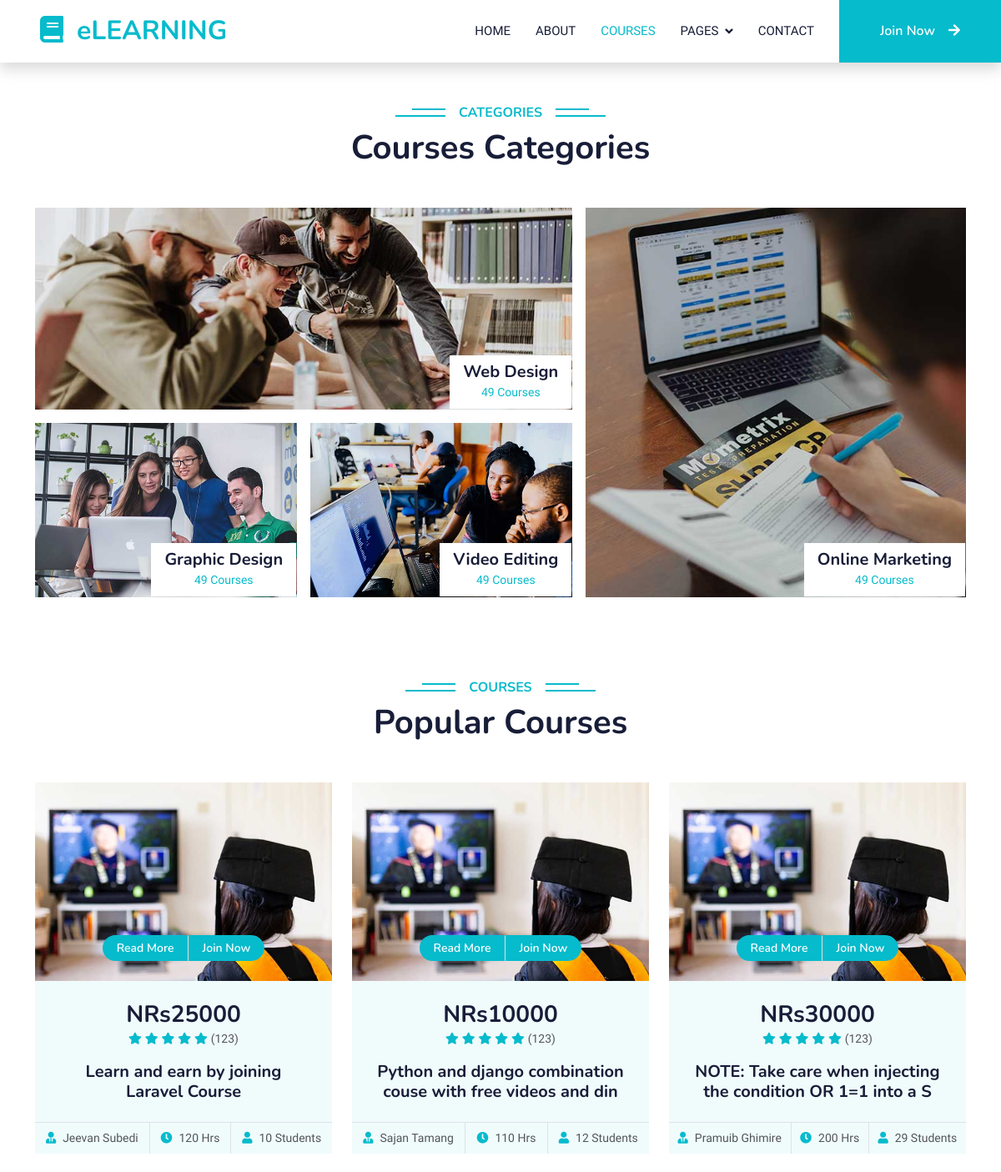
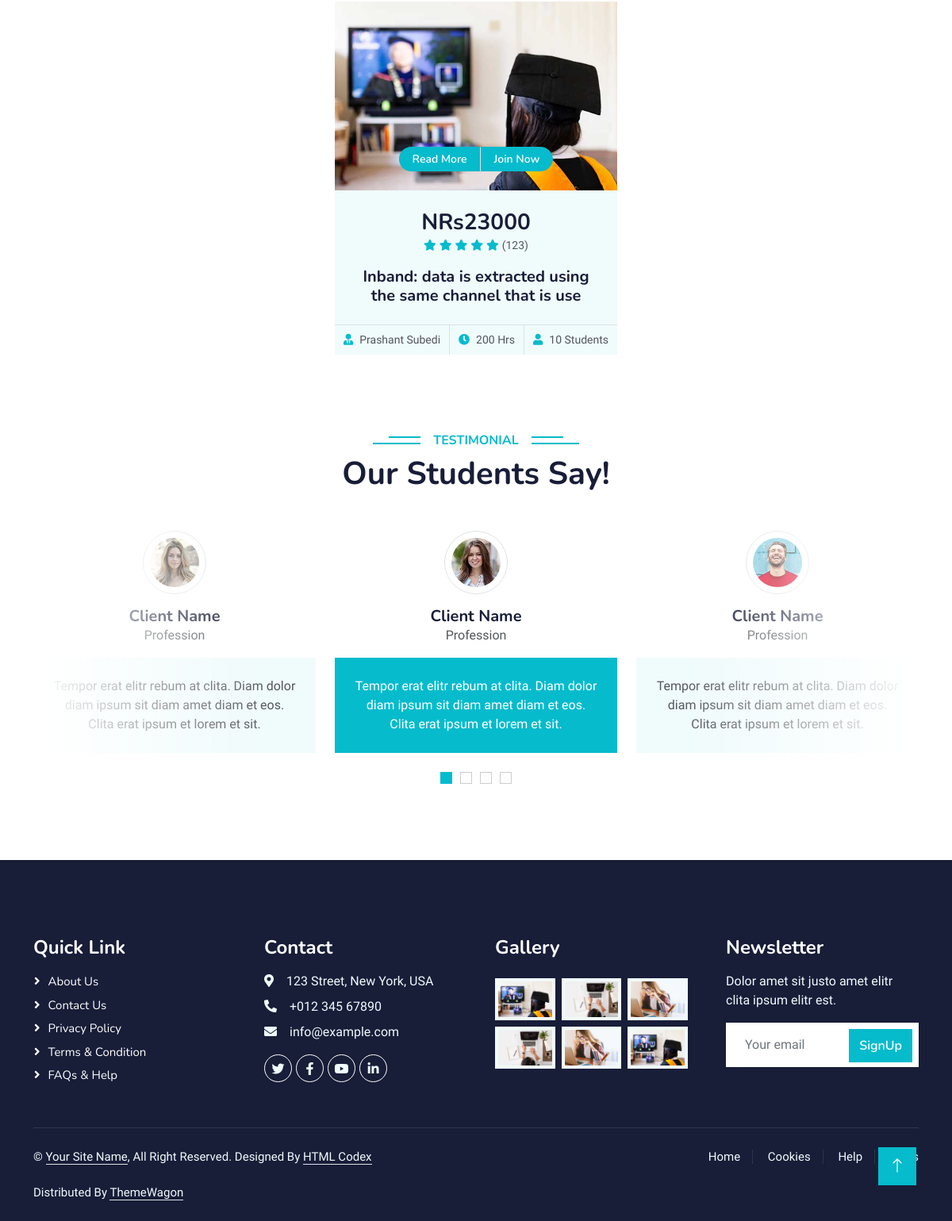
Screenshot of /website/courses/ with the database file from the repository (2 pictures, top to bottom).
### website/models.py (models this page shows)
class Courses(models.Model):
    c_name = models.CharField(max_length=40)
    teacher = models.CharField(max_length=40)
    duration = models.IntegerField()
    max_student = models.IntegerField()
    fees = models.IntegerField()
    detail = models.CharField(max_length=60,default='')

### website/views.py (the view)
# urls.py: path('courses/',courses,name='courses'),
def courses(request):
    courses=Courses.objects.all()
    return render(request,'courses.html',{'courses':courses})

### website/templates/courses.html (shortened to what this page needs)
{% extends './common/base.html' %}
{% block content %}
    <div class="container-xxl py-5 category">
        <div class="container">
            <div class="text-center wow fadeInUp" data-wow-delay="0.1s">
                <h6 class="section-title bg-white text-center text-primary px-3">Categories</h6>
                <h1 class="mb-5">Courses Categories</h1>
            </div>
            <div class="row g-3">
                <div class="col-lg-7 col-md-6">
                    <div class="row g-3">
                        <div class="col-lg-12 col-md-12 wow zoomIn" data-wow-delay="0.1s">
                            <a class="position-relative d-block overflow-hidden" href="">
                                <img class="img-fluid" src="img/cat-1.jpg" alt="">
                                <div class="bg-white text-center position-absolute bottom-0 end-0 py-2 px-3" style="margin: 1px;">
                                    <h5 class="m-0">Web Design</h5>
                                    <small class="text-primary">49 Courses</small>
                                </div>
                            </a>
                        </div>
                        <div class="col-lg-6 col-md-12 wow zoomIn" data-wow-delay="0.3s">
                            <a class="position-relative d-block overflow-hidden" href="">
                                <img class="img-fluid" src="img/cat-2.jpg" alt="">
                                <div class="bg-white text-center position-absolute bottom-0 end-0 py-2 px-3" style="margin: 1px;">
                                    <h5 class="m-0">Graphic Design</h5>
                                    <small class="text-primary">49 Courses</small>
                                </div>
                            </a>
                        </div>
                        <div class="col-lg-6 col-md-12 wow zoomIn" data-wow-delay="0.5s">
                            <a class="position-relative d-block overflow-hidden" href="">
                                <img class="img-fluid" src="img/cat-3.jpg" alt="">
                                <div class="bg-white text-center position-absolute bottom-0 end-0 py-2 px-3" style="margin: 1px;">
                                    <h5 class="m-0">Video Editing</h5>
                                    <small class="text-primary">49 Courses</small>
                                </div>
                            </a>
                        </div>
                    </div>
                </div>
                <div class="col-lg-5 col-md-6 wow zoomIn" data-wow-delay="0.7s" style="min-height: 350px;">
                    <a class="position-relative d-block h-100 overflow-hidden" href="">
                        <img class="img-fluid position-absolute w-100 h-100" src="img/cat-4.jpg" alt="" style="object-fit: cover;">
                        <div class="bg-white text-center position-absolute bottom-0 end-0 py-2 px-3" style="margin:  1px;">
                            <h5 class="m-0">Online Marketing</h5>
                            <small class="text-primary">49 Courses</small>
                        </div>
                    </a>
                </div>
            </div>
        </div>
    </div>
    <div class="container-xxl py-5">
        <div class="container">
            <div class="text-center wow fadeInUp" data-wow-delay="0.1s">
                <h6 class="section-title bg-white text-center text-primary px-3">Courses</h6>
                <h1 class="mb-5">Popular Courses</h1>
            </div>
            <div class="row g-4 justify-content-center">
             {% if courses %}
                {% for course in courses %}
                <div class="col-lg-4 col-md-6 wow fadeInUp" data-wow-delay="0.1s">
                    <div class="course-item bg-light">
                        <div class="position-relative overflow-hidden">
                            <img class="img-fluid" src="img/course-1.jpg" alt="">
                            <div class="w-100 d-flex justify-content-center position-absolute bottom-0 start-0 mb-4">
                                <a href="#" class="flex-shrink-0 btn btn-sm btn-primary px-3 border-end" style="border-radius: 30px 0 0 30px;">Read More</a>
                                <a href="#" class="flex-shrink-0 btn btn-sm btn-primary px-3" style="border-radius: 0 30px 30px 0;">Join Now</a>
                            </div>
                        </div>
                        <div class="text-center p-4 pb-0">
                            <h3 class="mb-0">NRs{{course.fees}}</h3>
                            <div class="mb-3">
                                <small class="fa fa-star text-primary"></small>
                                <small class="fa fa-star text-primary"></small>
                                <small class="fa fa-star text-primary"></small>
                                <small class="fa fa-star text-primary"></small>
                                <small class="fa fa-star text-primary"></small>
                                <small>(123)</small>
                            </div>
                            <h5 class="mb-4">{{course.detail}}</h5>
                        </div>
                        <div class="d-flex border-top">
                            <small class="flex-fill text-center border-end py-2"><i class="fa fa-user-tie text-primary me-2"></i>{{course.teacher}}</small>
                            <small class="flex-fill text-center border-end py-2"><i class="fa fa-clock text-primary me-2"></i>{{course.duration}} Hrs</small>
                            <small class="flex-fill text-center py-2"><i class="fa fa-user text-primary me-2"></i>{{course.max_student}} Students</small>
                        </div>
                    </div>
                </div>
                {% endfor %}
                {% endif %}
            </div>
        </div>
    </div>
    <div class="container-xxl py-5 wow fadeInUp" data-wow-delay="0.1s">
        <div class="container">
            <div class="text-center">
                <h6 class="section-title bg-white text-center text-primary px-3">Testimonial</h6>
                <h1 class="mb-5">Our Students Say!</h1>
            </div>
            <div class="owl-carousel testimonial-carousel position-relative">
                <div class="testimonial-item text-center">
                    <img class="border rounded-circle p-2 mx-auto mb-3" src="img/testimonial-1.jpg" style="width: 80px; height: 80px;">
                    <h5 class="mb-0">Client Name</h5>
                    <p>Profession</p>
                    <div class="testimonial-text bg-light text-center p-4">
                    <p class="mb-0">Tempor erat elitr rebum at clita. Diam dolor diam ipsum sit diam amet diam et eos. Clita erat ipsum et lorem et sit.</p>
                    </div>
                </div>
                <div class="testimonial-item text-center">
                    <img class="border rounded-circle p-2 mx-auto mb-3" src="img/testimonial-2.jpg" style="width: 80px; height: 80px;">
                    <h5 class="mb-0">Client Name</h5>
                    <p>Profession</p>
                    <div class="testimonial-text bg-light text-center p-4">
                    <p class="mb-0">Tempor erat elitr rebum at clita. Diam dolor diam ipsum sit diam amet diam et eos. Clita erat ipsum et lorem et sit.</p>
                    </div>
                </div>
                <div class="testimonial-item text-center">
                    <img class="border rounded-circle p-2 mx-auto mb-3" src="img/testimonial-4.jpg" style="width: 80px; height: 80px;">
                    <h5 class="mb-0">Client Name</h5>
                    <p>Profession</p>
                    <div class="testimonial-text bg-light text-center p-4">
                    <p class="mb-0">Tempor erat elitr rebum at clita. Diam dolor diam ipsum sit diam amet diam et eos. Clita erat ipsum et lorem et sit.</p>
                    </div>
                </div>
            </div>
        </div>
    </div>
    {% endblock  %}

### website/templates/common/base.html
{% include './header.html' %}
{% include './navbar.html' %}
{% block content %}
{% endblock  %}
{% include './footer.html' %}

### website/templates/common/header.html (shortened to what this page needs)
<!DOCTYPE html>
<html lang="en">
{% load static %}
<head>
    <link href="https://cdnjs.cloudflare.com/ajax/libs/font-awesome/5.10.0/css/all.min.css" rel="stylesheet">
    <link href="https://cdn.jsdelivr.net/npm/bootstrap-icons@1.4.1/font/bootstrap-icons.css" rel="stylesheet">
    <link href="{% static 'lib/animate/animate.min.css' %}" rel="stylesheet">
    <link href="{% static 'lib/owlcarousel/assets/owl.carousel.min.css' %}" rel="stylesheet">
    <link href="{% static 'css/bootstrap.min.css' %}" rel="stylesheet">
    <link href="{% static 'css/style.css' %}" rel="stylesheet">
</head>
<body>

### website/templates/common/navbar.html (shortened to what this page needs)
    <nav class="navbar navbar-expand-lg bg-white navbar-light shadow sticky-top p-0">
        <a href="index.html" class="navbar-brand d-flex align-items-center px-4 px-lg-5">
            <h2 class="m-0 text-primary"><i class="fa fa-book me-3"></i>eLEARNING</h2>
        </a>
        <div class="collapse navbar-collapse" id="navbarCollapse">
            <div class="navbar-nav ms-auto p-4 p-lg-0">
                <a href="{% url 'home' %}" class="nav-item nav-link {% if request.path == '/website/home/' %}active{% endif %}">Home</a>
                <a href="{% url 'about' %}" class="nav-item nav-link {% if request.path == '/website/about/' %}active{% endif %}">About</a>
                <a href="{% url 'courses' %}" class="nav-item nav-link {% if request.path == '/website/courses/' %}active{% endif %}">Courses</a>
                <div class="nav-item dropdown">
                    <a href="#" class="nav-link dropdown-toggle" data-bs-toggle="dropdown">Pages</a>
                </div>
                <a href="{% url 'contacts' %}" class="nav-item nav-link {% if request.path == '/website/contact/' %}active{% endif %}">Contact</a>
            </div>
            <a href="" class="btn btn-primary py-4 px-lg-5 d-none d-lg-block">Join Now<i class="fa fa-arrow-right ms-3"></i></a>
        </div>
    </nav>

### website/templates/common/footer.html (shortened to what this page needs)
{% load static %}
    <div class="container-fluid bg-dark text-light footer pt-5 mt-5 wow fadeIn" data-wow-delay="0.1s">
        <div class="container py-5">
            <div class="row g-5">
                <div class="col-lg-3 col-md-6">
                    <h4 class="text-white mb-3">Quick Link</h4>
                    <a class="btn btn-link" href="">About Us</a>
                    <a class="btn btn-link" href="">Contact Us</a>
                    <a class="btn btn-link" href="">Privacy Policy</a>
                    <a class="btn btn-link" href="">Terms & Condition</a>
                    <a class="btn btn-link" href="">FAQs & Help</a>
                </div>
                <div class="col-lg-3 col-md-6">
                    <h4 class="text-white mb-3">Contact</h4>
                    <p class="mb-2"><i class="fa fa-map-marker-alt me-3"></i>123 Street, New York, USA</p>
                    <p class="mb-2"><i class="fa fa-phone-alt me-3"></i>+012 345 67890</p>
                    <p class="mb-2"><i class="fa fa-envelope me-3"></i>info@example.com</p>
                    <div class="d-flex pt-2">
                        <a class="btn btn-outline-light btn-social" href=""><i class="fab fa-twitter"></i></a>
                        <a class="btn btn-outline-light btn-social" href=""><i class="fab fa-facebook-f"></i></a>
                        <a class="btn btn-outline-light btn-social" href=""><i class="fab fa-youtube"></i></a>
                        <a class="btn btn-outline-light btn-social" href=""><i class="fab fa-linkedin-in"></i></a>
                    </div>
                </div>
                <div class="col-lg-3 col-md-6">
                    <h4 class="text-white mb-3">Gallery</h4>
                    <div class="row g-2 pt-2">
                        <div class="col-4">
                            <img class="img-fluid bg-light p-1" src="{% static 'img/course-1.jpg' %}" alt="">
                        </div>
                        <div class="col-4">
                            <img class="img-fluid bg-light p-1" src="{% static 'img/course-2.jpg' %}" alt="">
                        </div>
                        <div class="col-4">
                            <img class="img-fluid bg-light p-1" src="{% static 'img/course-3.jpg' %}" alt="">
                        </div>
                        <div class="col-4">
                            <img class="img-fluid bg-light p-1" src="{% static 'img/course-2.jpg' %}" alt="">
                        </div>
                        <div class="col-4">
                            <img class="img-fluid bg-light p-1" src="{% static 'img/course-3.jpg' %}" alt="">
                        </div>
                        <div class="col-4">
                            <img class="img-fluid bg-light p-1" src="{% static 'img/course-1.jpg' %}" alt="">
                        </div>
                    </div>
                </div>
                <div class="col-lg-3 col-md-6">
                    <h4 class="text-white mb-3">Newsletter</h4>
                    <p>Dolor amet sit justo amet elitr clita ipsum elitr est.</p>
                    <div class="position-relative mx-auto" style="max-width: 400px;">
                        <input class="form-control border-0 w-100 py-3 ps-4 pe-5" type="text" placeholder="Your email">
                        <button type="button" class="btn btn-primary py-2 position-absolute top-0 end-0 mt-2 me-2">SignUp</button>
                    </div>
                </div>
            </div>
        </div>
        <div class="container">
            <div class="copyright">
                <div class="row">
                    <div class="col-md-6 text-center text-md-start mb-3 mb-md-0">
                        &copy; <a class="border-bottom" href="#">Your Site Name</a>, All Right Reserved.
                        Designed By <a class="border-bottom" href="https://htmlcodex.com">HTML Codex</a><br><br>
                        Distributed By <a class="border-bottom" href="https://themewagon.com">ThemeWagon</a>
                    </div>
                    <div class="col-md-6 text-center text-md-end">
                        <div class="footer-menu">
                            <a href="">Home</a>
                            <a href="">Cookies</a>
                            <a href="">Help</a>
                            <a href="">FQAs</a>
                        </div>
                    </div>
                </div>
            </div>
        </div>
    </div>
    <a href="#" class="btn btn-lg btn-primary btn-lg-square back-to-top"><i class="bi bi-arrow-up"></i></a>
</body>
</html>

### rows the page displays
Courses: fees "25000", detail "Learn and earn by joining Laravel Course", teacher "Jeevan Subedi", duration "120", max_student "10"
Courses: fees "10000", detail "Python and django combination couse with free videos and din", teacher "Sajan Tamang", duration "110", max_student "12"
Courses: fees "30000", detail "NOTE: Take care when injecting the condition OR 1=1 into a S", teacher "Pramuib Ghimire", duration "200", max_student "29"
Courses: fees "23000", detail "Inband: data is extracted using the same channel that is use", teacher "Prashant Subedi", duration "200", max_student "10"
